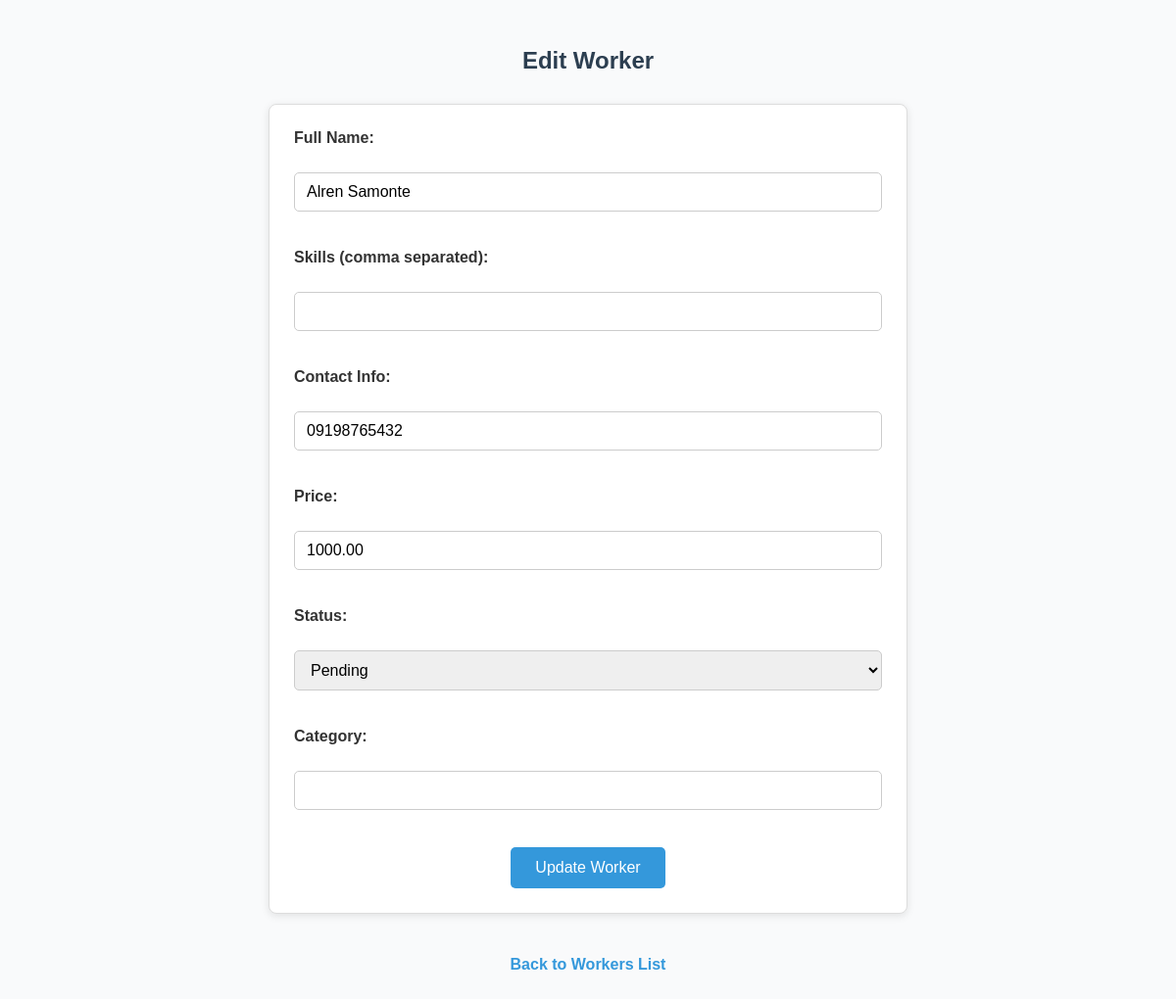
The page /edit_worker.php?id=2 on the database its author committed.
### tables this page shows
CREATE TABLE `skilled_workers` (
  `id` int(11) NOT NULL,
  `fullname` varchar(100) DEFAULT NULL,
  `skills` text DEFAULT NULL,
  `contact_info` varchar(100) DEFAULT NULL,
  `photo` varchar(255) DEFAULT NULL,
  `name` varchar(255) DEFAULT NULL,
  `skill` varchar(255) DEFAULT NULL,
  `image_path` varchar(255) DEFAULT NULL,
  `price` decimal(10,2) DEFAULT NULL,
  `contact_number` varchar(15) DEFAULT NULL,
  `status` varchar(255) NOT NULL,
  `category` varchar(100) DEFAULT NULL
);

### edit_worker.php (the view, shortened to what this page needs)
<?php
include 'db.php';
$id = $_GET['id'];
$stmt = $conn->prepare("SELECT * FROM skilled_workers WHERE id = ?");
$stmt->bind_param("i", $id);
$stmt->execute();
$result = $stmt->get_result();
$worker = $result->fetch_assoc();
?>
<!DOCTYPE html>
<html lang="en">
<head>
</head>
<body>
<h2>Edit Worker</h2>
<form method="POST" action="">
    <label>Full Name:</label><br />
    <input type="text" name="fullname" value="<?php echo htmlspecialchars($worker['fullname'] ?? ''); ?>" required /><br /><br />
    <label>Skills (comma separated):</label><br />
    <input type="text" name="skills" value="<?php echo htmlspecialchars($worker['skills'] ?? ''); ?>" /><br /><br />
    <label>Contact Info:</label><br />
    <input type="text" name="contact_info" value="<?php echo htmlspecialchars($worker['contact_info'] ?? ''); ?>" /><br /><br />
    <label>Price:</label><br />
    <input type="number" step="0.01" name="price" value="<?php echo htmlspecialchars($worker['price'] ?? ''); ?>" /><br /><br />
    <label>Status:</label><br />
    <select name="status">
        <option value="pending" <?php if ($worker['status'] == 'pending') echo 'selected'; ?>>Pending</option>
    </select><br /><br />
    <label>Category:</label><br />
    <input type="text" name="category" value="<?php echo htmlspecialchars($worker['category'] ?? ''); ?>" /><br /><br />
    <button type="submit" name="update">Update Worker</button>
</form>
<br />
<a href="manage_workers.php">Back to Workers List</a>
</body>
</html>

### edit_worker.php (style rules this page uses)
body { font-family: Arial, sans-serif; background-color: #f9fafb; padding: 20px; color: #333; }
h2 { text-align: center; color: #2c3e50; margin-bottom: 30px; }
form { max-width: 600px; margin: 0 auto; background-color: #fff; padding: 25px; border-radius: 8px; box-shadow: 0 2px 8px rgba(0,0,0,0.1); border: 1px solid #ddd; }
label { display: block; margin-bottom: 8px; font-weight: 600; }
input[type="text"], input[type="number"], select { width: 100%; padding: 10px 12px; margin-bottom: 20px; border: 1px solid #ccc; border-radius: 5px; font-size: 16px; box-sizing: border-box; transition: border-color 0.3s ease; }
button[type="submit"] { background-color: #3498db; color: white; border: none; padding: 12px 25px; font-size: 16px; border-radius: 5px; cursor: pointer; transition: background-color 0.3s ease; display: block; margin: 0 auto; }
a { display: block; text-align: center; margin-top: 25px; text-decoration: none; color: #3498db; font-weight: 600; }

### rows shown on the page
skilled_workers: fullname "Alren Samonte", contact_info "09198765432", price "1000.00"
